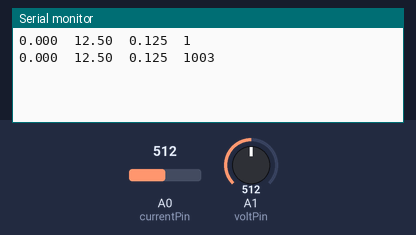
The sketch below on a simulated Arduino Uno, built with avr-gcc and run on an emulated ATmega328P. On the bench: the last lines printed to the serial monitor. The inputs (shaded band) are chosen by the test bench; at power-on: A0 (currentPin) = 512, A1 (voltPin) = 512.

Above: at 1.8 s.
1.9 s: A0 (currentPin) set to 716
At 2.4 s:
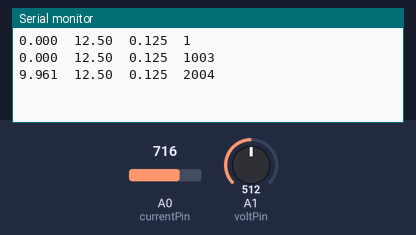
3.4 s: A1 (voltPin) set to 716
At 4.7 s:
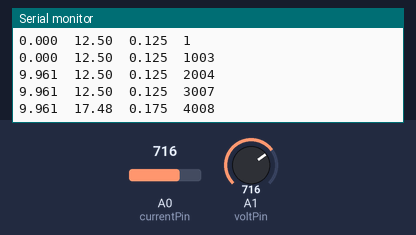
4.9 s: A0 (currentPin) set to 900
At 5.8 s:
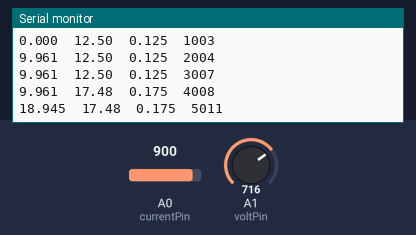
6.4 s: A1 (voltPin) set to 900
At 7.8 s:
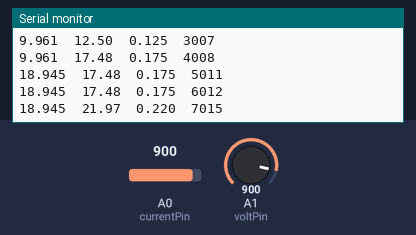
Timing chart, 0 to 8.9 s (numbered marks = the images above; inputs shaded):
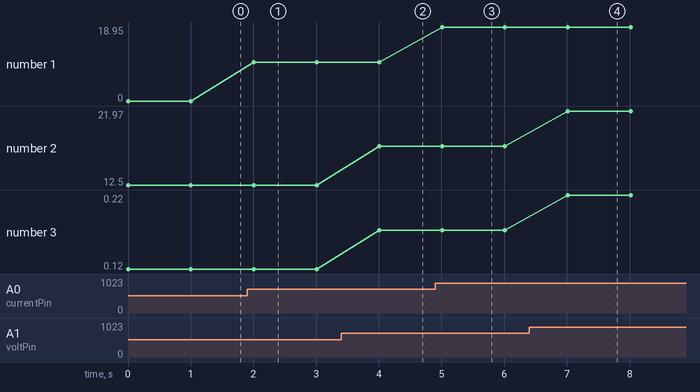

Measured:
- after the input at 1.9 s, the serial monitor: prints a new line after 0.10 s (image 1)
- after the input at 3.4 s, the serial monitor: prints a new line after 0.61 s (image 2)
- after the input at 4.9 s, the serial monitor: prints a new line after 0.11 s (image 3)
- after the input at 6.4 s, the serial monitor: prints a new line after 0.61 s (image 4)
- plotted number 1: 0 → 9.96 after the input at 1.9 s, 9.96 → 18.95 after the input at 4.9 s
- plotted number 2: 12.5 → 17.48 after the input at 3.4 s, 17.48 → 21.97 after the input at 6.4 s
- plotted number 3: 0.12 → 0.17 after the input at 3.4 s, 0.17 → 0.22 after the input at 6.4 s

The sketch:

Lab8.ino
```cpp
unsigned long runMillis;
const int currentPin = A0;
const int voltPin = A1;
int resistance = 100;
float vout = 0.0;
float vin = 0.0;
float R1 = 30000.0; //onboard resistor 1 value
float R2 = 7500.0; //onboard resistor 2 value
int svalue = 0;
float sensitivity = 0.1;
int adcValue = 0;
float offsetVoltage = 2.5;
double adcVoltage = 0;
double currentValue = 0;
double currentValue2 = 0;

void setup()
{
  Serial.begin(9600);
  pinMode(currentPin, INPUT);
  pinMode (voltPin, INPUT);
}

void loop()
{
  adcValue = analogRead(currentPin);
  adcVoltage = (adcValue / 1024.0) * 5;
  currentValue = ((adcVoltage - offsetVoltage) / sensitivity);

  svalue = analogRead(voltPin); //reads the value from sensor
  vout = (svalue * 5.0) / 1024.0;
  vin = vout / (R2 / (R1 + R2));
  currentValue2 = vin / resistance;

  Serial.print(currentValue, 3);
  Serial.print("\t");
  Serial.print(vin);
  Serial.print("\t");
  Serial.print(currentValue2, 3);
  Serial.print("\t");
  runMillis = millis();
  Serial.println(runMillis);

  delay(1000);
}
```
